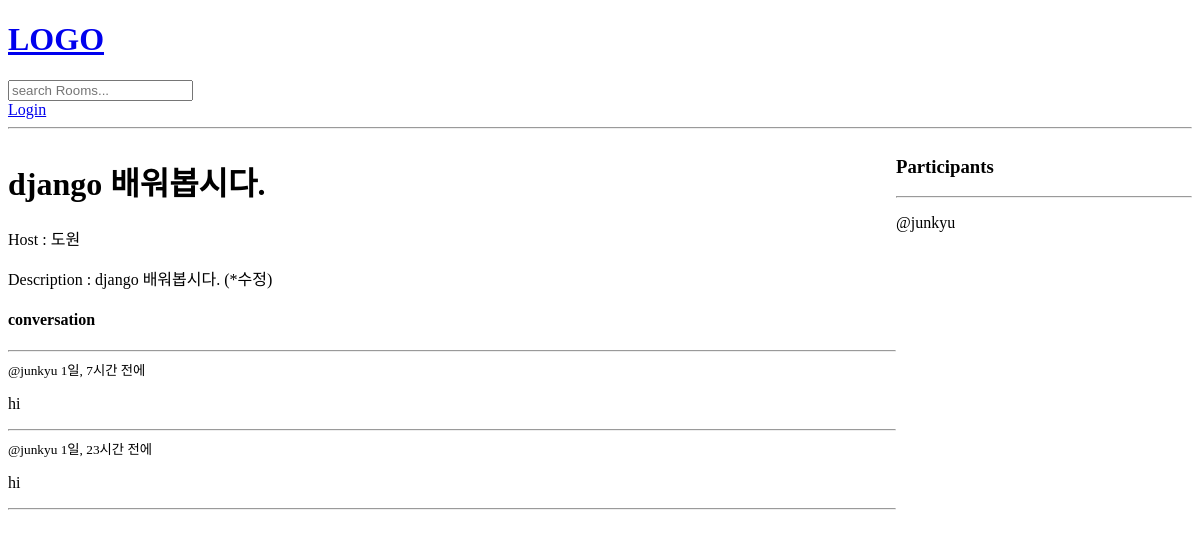
Before: /room/19 with the older database file.
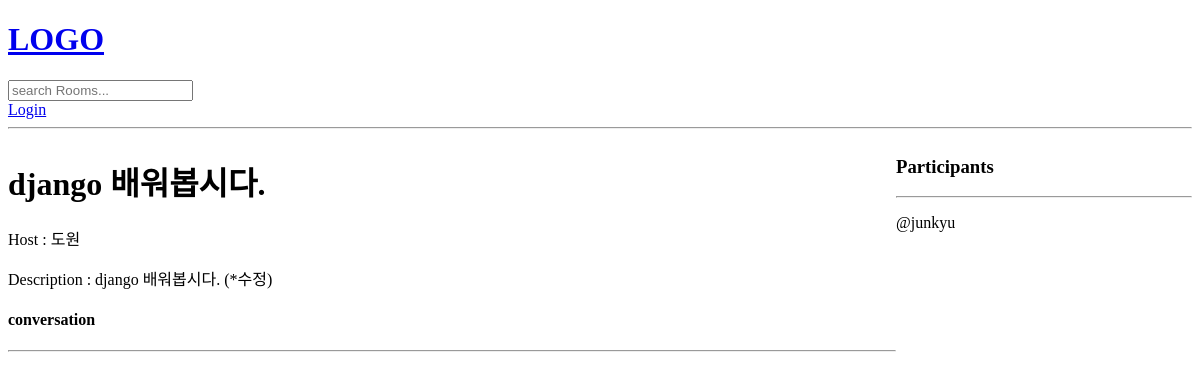
After: the same page with the newer database file.
### discord/models.py (models this page shows, shortened)
class Message(models.Model):
    user = models.ForeignKey(User, on_delete=models.CASCADE)
    room = models.ForeignKey(Room, on_delete=models.CASCADE)
    body = models.TextField()
    updated = models.DateTimeField(auto_now=True)
    created = models.DateTimeField(auto_now_add=True)
    class meta:
        ordering = ['-updated','-created']

### discord/views.py (the view, shortened to what this page needs)
# urls.py: path('room/<str:pk>', views.room, name = "room"),
def room(request, pk):
    room = Room.objects.get(id=pk)
    room_messages = room.message_set.all().order_by('-created')
    participants = room.participants.all()
    context = {'room':room, 'room_messages':room_messages,
               'participants':participants}
    return render(request, 'base/room.html', context)

### discord/templates/base/room.html (shortened to what this page needs)
{% extends 'main.html' %}
{% block content %}
<div class = "room-container">
  <div>
      <h1>{{ room.name }}</h1>
      <p>Host : {{ room.host.username }}</p>
      <p>Description : {{ room.description }}</p>
      <div class="comment-wrapper">
          <h4>conversation</h4>
          <hr>
          {%for message in room_messages %}
              <div>
                <small>@{{message.user}} {{message.created|timesince}} 전에 </small>
                <p>{{message.body}}</p>
                <hr>
              </div>
          {% endfor %}
      </div>
  </div>
  <div>
      <h3>Participants</h3>
      <hr>
      {% for user in participants %}
          <div>
            <p> @{{user.username}} </p>
          </div>
      {% endfor %}
  </div>
</div>
{% endblock %}

Changed rows visible on the page:
removed Message: user "junkyu", created "1일, 7시간", body "hi"
removed Message: user "junkyu", created "1일, 23시간", body "hi"
